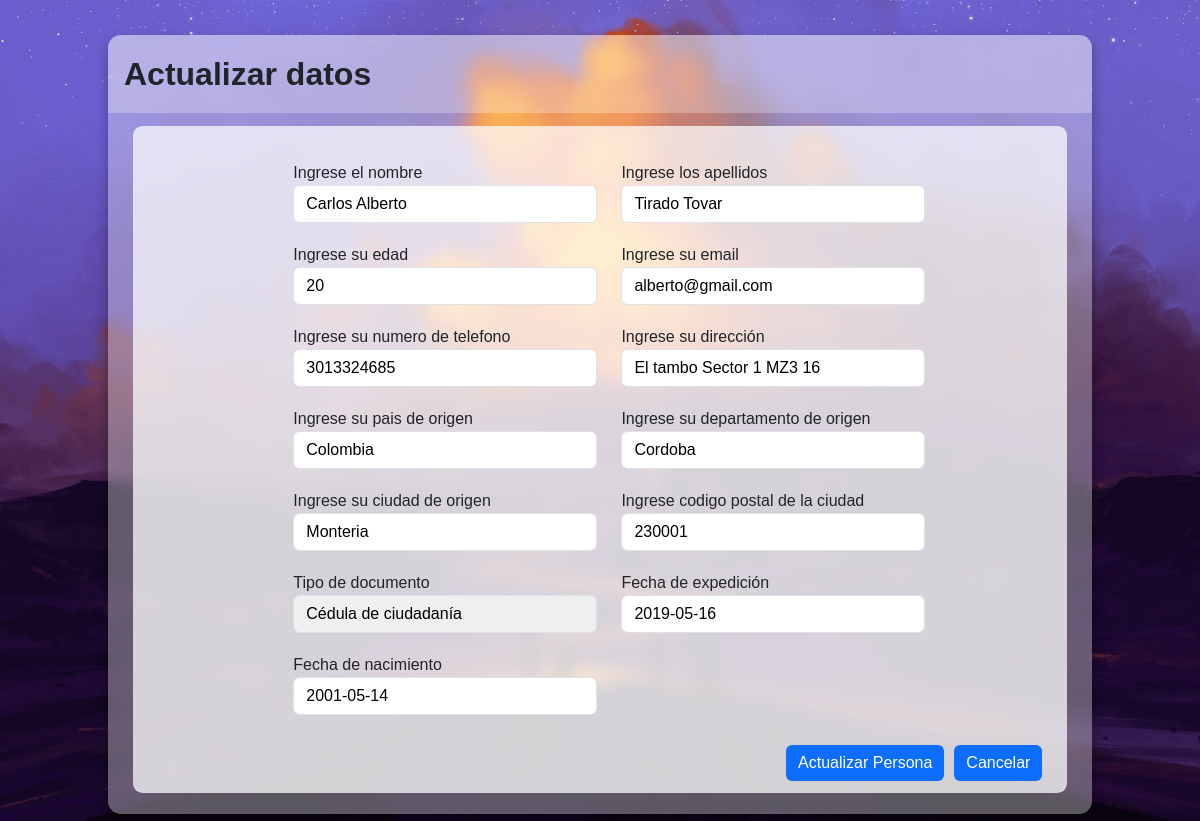
/formEditar.php?Id=2, run on the app's committed database.
### tables this page shows
CREATE TABLE `personas` (
  `id` int(11) NOT NULL,
  `nombre` varchar(100) NOT NULL,
  `apellido` varchar(100) NOT NULL,
  `edad` int(50) NOT NULL,
  `correo_electronico` varchar(100) NOT NULL,
  `telefono` bigint(50) NOT NULL,
  `direccion` varchar(100) NOT NULL,
  `pais` varchar(100) NOT NULL,
  `departamento` varchar(100) NOT NULL,
  `ciudad` varchar(100) NOT NULL,
  `codigo_postal` int(100) NOT NULL,
  `tipo_documento` varchar(100) NOT NULL,
  `fecha_expedicion` date NOT NULL,
  `fecha_nacimiento` date NOT NULL
);

### php/funciones.php (called while the page is built, shortened)
<?php
require("conexion.php");
function obtenerPersona($id) {
    global $conexion;
    $sql = "SELECT * FROM personas WHERE id = ?";
    $stmt = mysqli_prepare($conexion, $sql);
    mysqli_stmt_bind_param($stmt, "i", $id);
    mysqli_stmt_execute($stmt);
    $resultado = mysqli_stmt_get_result($stmt);
    $persona = mysqli_fetch_assoc($resultado);
    return $persona;
}
?>

### formEditar.php (the view, shortened to what this page needs)
<?php
require("php/funciones.php");
?>
<!DOCTYPE html>
<html lang="es">
<head>
    <link rel="stylesheet" type="text/css" href="css/style.css">
    <link href="css/bootstrap.min.css" rel="stylesheet">
</head>
<body>
    <main class="table" id="customers_table">
        <section class="table__header">
            <h1 class="actu">Actualizar datos</h1>
        </section>
        <section class="table__body tbody">
        <?php
            if(isset($_GET['Id']) && !empty($_GET['Id'])) {
                $id = $_GET['Id'];
                $persona = obtenerPersona($id, $conexion);
                if ($persona) {
        ?>
            <form method="POST" class="form" action="php/funciones.php">
                <div class="modal-body mbody">
                    <div class="form-group">
                        <label for="nombres">Ingrese el nombre</label>
                        <input type="text" name="nombre" id="nombre" class="form-control inputform" value="<?php echo $persona['nombre']; ?>">
                    </div>
                    <div class="form-group">
                        <label for="apellidos">Ingrese los apellidos</label>
                        <input type="text" name="apellido" id="apellido" class="form-control inputform" value="<?php echo $persona['apellido']; ?>">
                    </div>
                    <div class="form-group">
                        <label for="edad">Ingrese su edad</label>
                        <input type="number" name="edad" id="edad" class="form-control inputform" value="<?php echo $persona['edad']; ?>">
                    </div>
                    <div class="form-group">
                        <label for="correo_electronico">Ingrese su email</label>
                        <input type="email" name="correo_electronico" id="correo_electronico" class="form-control inputform" value="<?php echo $persona['correo_electronico']; ?>">
                    </div>
                    <div class="form-group">
                        <label for="telefono">Ingrese su numero de telefono</label>
                        <input type="number" name="telefono" id="telefono" class="form-control inputform" value="<?php echo $persona['telefono']; ?>">
                    </div>
                    <div class="form-group">
                        <label for="direccion">Ingrese su dirección</label>
                        <input type="text" name="direccion" id="direccion" class="form-control inputform" value="<?php echo $persona['direccion']; ?>">
                    </div>
                    <div class="form-group">
                        <label for="pais">Ingrese su pais de origen</label>
                        <input type="text" name="pais" id="pais" class="form-control inputform" value="<?php echo $persona['pais']; ?>">
                    </div>
                    <div class="form-group">
                        <label for="departamento">Ingrese su departamento de origen</label>
                        <input type="text" name="departamento" id="departamento" class="form-control inputform" value="<?php echo $persona['departamento']; ?>">
                    </div>
                    <div class="form-group">
                        <label for="ciudad">Ingrese su ciudad de origen</label>
                        <input type="text" name="ciudad" id="ciudad" class="form-control inputform" value="<?php echo $persona['ciudad']; ?>">
                    </div>
                    <div class="form-group">
                        <label for="codigo_postal">Ingrese codigo postal de la ciudad</label>
                        <input type="text" name="codigo_postal" id="codigo_postal" class="form-control inputform" value="<?php echo $persona['codigo_postal']; ?>">
                    </div>
                    <div class="form-group">
                        <label for="rol">Tipo de documento</label>
                        <select name="tipo_documento" id="tipo_documento" class="form-control inputform" value="<?php echo $persona['tipo_documento']; ?>">
                            <option selected value="<?php echo $persona['tipo_documento']; ?>"><?php echo $persona['tipo_documento']; ?></option>
                        </select>
                    </div>
                    <div class="form-group">
                        <label for="fecha_expedicion">Fecha de expedición</label>
                        <input type="text" name="fecha_expedicion" id="fecha_expedicion" class="form-control inputform" value="<?php echo $persona['fecha_expedicion']; ?>">
                    </div>
                    <div class="form-group">
                        <label for="fecha_nacimiento">Fecha de nacimiento</label>
                        <input type="text" name="fecha_nacimiento" id="fecha_nacimiento" class="form-control inputform" value="<?php echo $persona['fecha_nacimiento']; ?>">
                    </div>
                </div>
                <div class="modal-footer">
                    <button type="submit" name="actualizar" class="btn btn-primary">Actualizar Persona</button>
                    <a href="index.php" class="btn btn-primary" style="margin:10px;">Cancelar</a>
                </div>
            </form>
            <?php
                } else {
                    echo "No se encontró la persona.";
                }
            } else {
                echo "ID de persona no proporcionado.";
            }
        ?>
        </section>
    </main>
</body>
</html>

### css/style.css (style rules this page uses)
* { margin: 0; padding: 0; box-sizing: border-box; font-family: sans-serif; }
body { min-height: 100vh; background: url(../images/html_table.jpg) center / cover; display: flex; justify-content: center; align-items: center; }
main.table { width: 82vw; height: 90vh; background-color: #fff5; backdrop-filter: blur(7px); box-shadow: 0 .4rem .8rem #0005; border-radius: .8rem; overflow: hidden; }
.table__header { width: 100%; height: 10%; background-color: #fff4; padding: .8rem 1rem; display: flex; justify-content: space-between; align-items: center; }
.table__body { width: 95%; max-height: calc(89% - 1.6rem); background-color: #fffb; margin: .8rem auto; border-radius: .6rem; overflow: auto; overflow: overlay; }
.actu { font-size: 2em; }
.table .table__body .form { margin: 10px; padding: 5px; }
.table .table__body .form .mbody { margin: 10px; margin-left: 15%; }
.form-group { display: inline-block; width: 40%; margin: 10px; }
.form-group:last-child { margin-right: 0; }
.inputform { width: calc(100% - 10px); }

### data on the page
personas: nombre "Carlos Alberto", apellido "Tirado Tovar", edad "20", correo_electronico "alberto@gmail.com", telefono "3013324685", direccion "El tambo Sector 1 MZ3 16", pais "Colombia", departamento "Cordoba", ciudad "Monteria", codigo_postal "230001", tipo_documento "Cédula de ciudadanía", fecha_expedicion "2019-05-16", fecha_nacimiento "2001-05-14"
